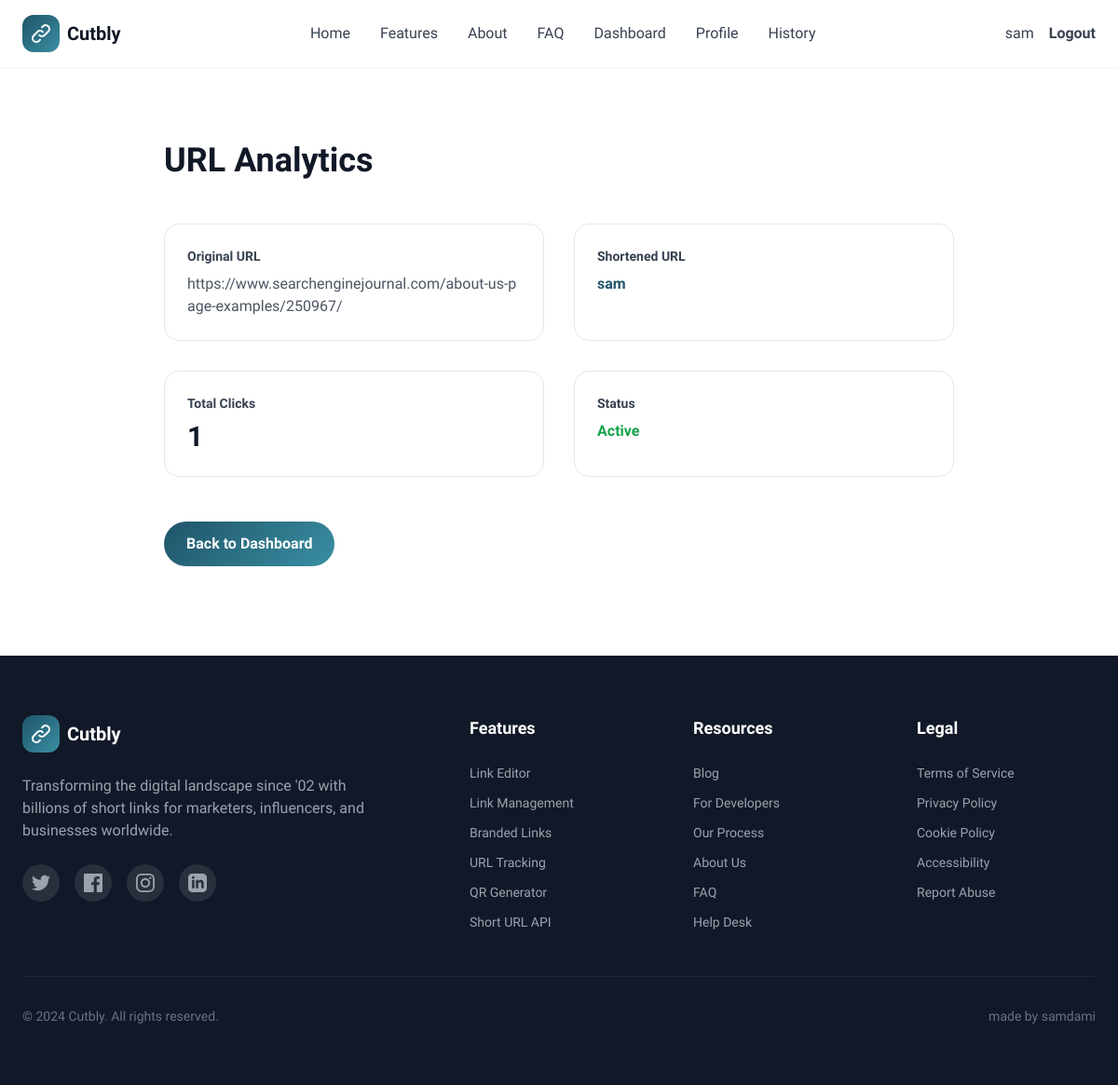
/analytics/sam (signed in), run on an earlier commit of the app's database.
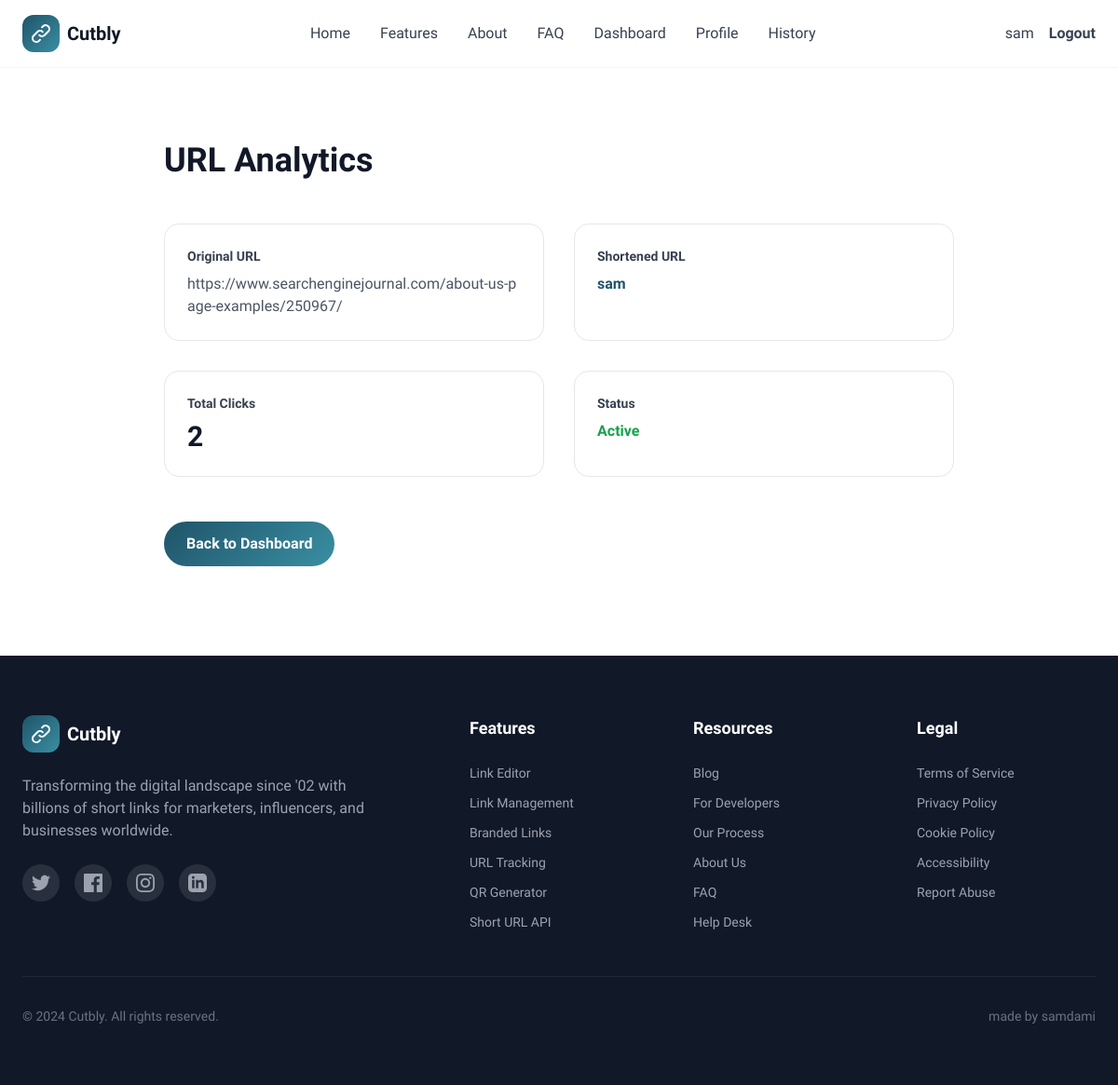
And on a later commit of the database.
### pipcut/models.py (models this page shows, shortened)
class User(UserMixin, db.Model):
    id = db.Column(db.Integer, primary_key=True)
    username = db.Column(db.String(100))
    email = db.Column(db.String)
    password = db.Column(db.String)
    confirmed = db.Column(db.Boolean, default=False)
    urls = db.relationship("Url", backref="user", lazy=True)

class Url(db.Model):
    id = db.Column(db.Integer, primary_key=True)
    long_url = db.Column(db.String(500))
    short_url = db.Column(db.String(10), unique=True)
    custom_url = db.Column(db.String(50), unique=True, default=None)
    clicks = db.Column(db.Integer, default=0)
    created_at = db.Column(db.DateTime, server_default=db.func.now())
    user_id = db.Column(db.Integer, db.ForeignKey("user.id"), nullable=True)

### pipcut/routes.py (the view)
@app.route("/analytics/<short_url>")
@login_required
@cache.cached(timeout=50)
def url_analytics(short_url):
    url = Url.query.filter_by(short_url=short_url).first()
    if url:
        return render_template("analytics.html", url=url)
    return "URL not found."

### pipcut/__init__.py (called while the page is built)
@login_manager.user_loader
def load_user(user_id):
    return User.query.get(user_id)

### pipcut/templates/analytics.html (shortened to what this page needs)
{% extends 'base.html' %}
{% block content %}
<section class="pt-32 pb-24 bg-white">
  <div class="max-w-4xl mx-auto px-6">
    <h1 class="text-4xl font-bold text-gray-900 mb-12">URL Analytics</h1>
    <div class="grid md:grid-cols-2 gap-8 mb-12">
      <div class="bg-white rounded-2xl border border-gray-200 p-6">
        <h3 class="text-sm font-semibold text-gray-700 mb-2">Original URL</h3>
        <p class="text-gray-600 break-all">{{ url.long_url }}</p>
      </div>
      <div class="bg-white rounded-2xl border border-gray-200 p-6">
        <h3 class="text-sm font-semibold text-gray-700 mb-2">Shortened URL</h3>
        <a href="{{ url.short_url }}" target="_blank" class="text-[#1f5469] font-semibold hover:underline">{{ url.short_url }}</a>
      </div>
      <div class="bg-white rounded-2xl border border-gray-200 p-6">
        <h3 class="text-sm font-semibold text-gray-700 mb-2">Total Clicks</h3>
        <p class="text-3xl font-bold text-gray-900">{{ url.clicks if url.clicks else 0 }}</p>
      </div>
      <div class="bg-white rounded-2xl border border-gray-200 p-6">
        <h3 class="text-sm font-semibold text-gray-700 mb-2">Status</h3>
        <p class="text-green-600 font-semibold">Active</p>
      </div>
    </div>
    <div class="mt-8 flex gap-4">
      <a href="{{ url_for('home') }}" class="btn-primary text-white px-6 py-3 rounded-full font-semibold hover:opacity-90 transition-opacity">Back to Dashboard</a>
    </div>
  </div>
</section>
{% endblock %}

### pipcut/templates/base.html (shortened to what this page needs)
﻿<!DOCTYPE html>
<html lang="en">
<head>
    <script src="https://cdn.tailwindcss.com"></script>
</head>
<body class="bg-white">
<nav class="fixed top-0 left-0 right-0 bg-white/95 backdrop-blur-md border-b border-gray-100 z-50">
    <div class="max-w-7xl mx-auto px-6 py-4">
        <div class="flex items-center justify-between">
            <a href="{{ url_for('home') }}" class="flex items-center gap-2">
                <div class="w-10 h-10 rounded-xl bg-gradient-to-br from-[#1f5469] to-[#3a8fa3] flex items-center justify-center">
                    <svg class="w-6 h-6 text-white" fill="none" stroke="currentColor" viewBox="0 0 24 24">
                        <path stroke-linecap="round" stroke-linejoin="round" stroke-width="2" d="M13.828 10.172a4 4 0 00-5.656 0l-4 4a4 4 0 105.656 5.656l1.102-1.101m-.758-4.899a4 4 0 005.656 0l4-4a4 4 0 00-5.656-5.656l-1.1 1.1" />
                    </svg>
                </div>
                <span class="font-bold text-xl text-gray-900">Cutbly</span>
            </a>
            <div class="hidden md:flex items-center gap-8">
                <a href="{{ url_for('home') }}" class="text-gray-700 font-medium hover:text-[#1f5469] transition-colors">Home</a>
                <a href="{{ url_for('features') }}" class="text-gray-700 font-medium hover:text-[#1f5469] transition-colors">Features</a>
                <a href="{{ url_for('about') }}" class="text-gray-700 font-medium hover:text-[#1f5469] transition-colors">About</a>
                <a href="{{ url_for('faq') }}" class="text-gray-700 font-medium hover:text-[#1f5469] transition-colors">FAQ</a>
                {% if current_user.is_authenticated %}
                    <a href="{{ url_for('dashboard') }}" class="text-gray-700 font-medium hover:text-[#1f5469] transition-colors">Dashboard</a>
                    <a href="{{ url_for('profile') }}" class="text-gray-700 font-medium hover:text-[#1f5469] transition-colors">Profile</a>
                    <a href="{{ url_for('link_history') }}" class="text-gray-700 font-medium hover:text-[#1f5469] transition-colors">History</a>
                {% endif %}
            </div>
            <div class="hidden md:flex items-center gap-4">
                {% if current_user.is_authenticated %}
                    <span class="text-gray-700 font-medium">{{ current_user.username }}</span>
                    <a href="{{ url_for('logout') }}" class="text-gray-700 font-semibold hover:text-[#1f5469] transition-colors">Logout</a>
                {% endif %}
            </div>
        </div>
    </div>
</nav>
{% block content %}{% endblock %}
<footer class="bg-gray-900 text-gray-400 py-16">
    <div class="max-w-7xl mx-auto px-6">
        <div class="grid md:grid-cols-2 lg:grid-cols-5 gap-12 mb-12">
            <div class="lg:col-span-2">
                <div class="flex items-center gap-2 mb-6">
                    <div class="w-10 h-10 rounded-xl bg-gradient-to-br from-[#1f5469] to-[#3a8fa3] flex items-center justify-center">
                        <svg class="w-6 h-6 text-white" fill="none" stroke="currentColor" viewBox="0 0 24 24">
                            <path stroke-linecap="round" stroke-linejoin="round" stroke-width="2" d="M13.828 10.172a4 4 0 00-5.656 0l-4 4a4 4 0 105.656 5.656l1.102-1.101m-.758-4.899a4 4 0 005.656 0l4-4a4 4 0 00-5.656-5.656l-1.1 1.1" />
                        </svg>
                    </div>
                    <span class="font-bold text-xl text-white">Cutbly</span>
                </div>
                <p class="text-gray-400 mb-6 max-w-sm">Transforming the digital landscape since '02 with billions of short links for marketers, influencers, and businesses worldwide.</p>
                <div class="flex gap-4">
                    <a href="#" class="w-10 h-10 rounded-full bg-white/10 flex items-center justify-center hover:bg-[#1f5469] transition-colors">
                    </a>
                    <a href="#" class="w-10 h-10 rounded-full bg-white/10 flex items-center justify-center hover:bg-[#1f5469] transition-colors">
                    </a>
                    <a href="#" class="w-10 h-10 rounded-full bg-white/10 flex items-center justify-center hover:bg-[#1f5469] transition-colors">
                    </a>
                    <a href="#" class="w-10 h-10 rounded-full bg-white/10 flex items-center justify-center hover:bg-[#1f5469] transition-colors">
                    </a>
                </div>
            </div>
            <div>
                <h4 class="text-white font-bold text-lg mb-6">Features</h4>
                <ul class="space-y-3 text-sm">
                    <li><a href="{{ url_for('features') }}#link-editor" class="text-gray-400 hover:text-white transition-colors">Link Editor</a></li>
                    <li><a href="{{ url_for('features') }}#link-management" class="text-gray-400 hover:text-white transition-colors">Link Management</a></li>
                    <li><a href="{{ url_for('features') }}#branded-links" class="text-gray-400 hover:text-white transition-colors">Branded Links</a></li>
                    <li><a href="{{ url_for('features') }}#url-tracking" class="text-gray-400 hover:text-white transition-colors">URL Tracking</a></li>
                    <li><a href="{{ url_for('features') }}#qr-generator" class="text-gray-400 hover:text-white transition-colors">QR Generator</a></li>
                    <li><a href="{{ url_for('features') }}#short-url-api" class="text-gray-400 hover:text-white transition-colors">Short URL API</a></li>
                </ul>
            </div>
            <div>
                <h4 class="text-white font-bold text-lg mb-6">Resources</h4>
                <ul class="space-y-3 text-sm">
                    <li><a href="#" class="text-gray-400 hover:text-white transition-colors">Blog</a></li>
                    <li><a href="{{ url_for('features') }}#short-url-api" class="text-gray-400 hover:text-white transition-colors">For Developers</a></li>
                    <li><a href="{{ url_for('about') }}#process" class="text-gray-400 hover:text-white transition-colors">Our Process</a></li>
                    <li><a href="{{ url_for('about') }}" class="text-gray-400 hover:text-white transition-colors">About Us</a></li>
                    <li><a href="{{ url_for('faq') }}" class="text-gray-400 hover:text-white transition-colors">FAQ</a></li>
                    <li><a href="mailto:support@cutbly.com" class="text-gray-400 hover:text-white transition-colors">Help Desk</a></li>
                </ul>
            </div>
            <div>
                <h4 class="text-white font-bold text-lg mb-6">Legal</h4>
                <ul class="space-y-3 text-sm">
                    <li><a href="{{ url_for('terms') }}" class="text-gray-400 hover:text-white transition-colors">Terms of Service</a></li>
                    <li><a href="{{ url_for('privacy') }}" class="text-gray-400 hover:text-white transition-colors">Privacy Policy</a></li>
                    <li><a href="{{ url_for('cookies') }}" class="text-gray-400 hover:text-white transition-colors">Cookie Policy</a></li>
                    <li><a href="{{ url_for('accessibility') }}" class="text-gray-400 hover:text-white transition-colors">Accessibility</a></li>
                    <li><a href="{{ url_for('report_abuse') }}" class="text-gray-400 hover:text-white transition-colors">Report Abuse</a></li>
                </ul>
            </div>
        </div>
        <div class="border-t border-gray-800 pt-8 flex flex-col md:flex-row justify-between items-center gap-4">
            <p class="text-gray-500 text-sm">© 2024 Cutbly. All rights reserved.</p>
            <p class="text-gray-500 text-sm">made by samdami</p>
        </div>
    </div>
</footer>
</body>
</html>

### pipcut/templates/base.html (style rules this page uses)
body { font-family: 'Plus Jakarta Sans', sans-serif; }
.btn-primary { background: linear-gradient(135deg, #1f5469 0%, #3a8fa3 100%); }

What changed in the data, as far as the page shows it:
changed Url "https://www.searchenginejournal.com/about-us-page-examples/250967/": clicks "1" → "2"
